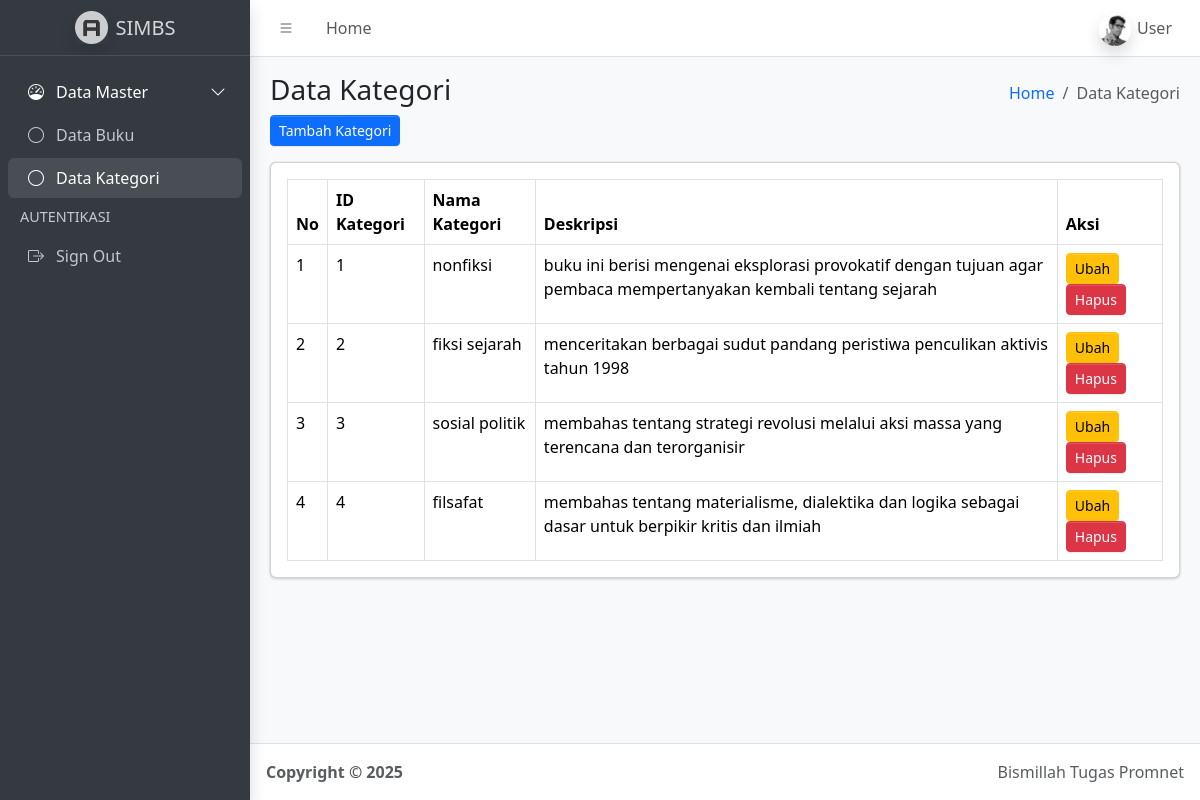
The page /kategori.php on the database its author committed.
### tables this page shows
CREATE TABLE `kategori` (
  `id_kategori` int(11) NOT NULL,
  `nama_kategori` varchar(250) NOT NULL,
  `deskripsi` varchar(400) NOT NULL,
  `tanggal_input` datetime NOT NULL
);

### function.php (called while the page is built, shortened)
<?php
$conn = mysqli_connect("localhost", "root", "", "simbs");
function query($query){
    global $conn;
    $result = mysqli_query($conn, $query);
    $rows = [];
    while($row = mysqli_fetch_assoc($result)){
        $rows[] = $row;
    }
    return $rows;
}

### kategori.php (the view, shortened to what this page needs)
<?php
require 'function.php';
$kategori = query("SELECT * FROM kategori ORDER BY id_kategori ASC");
?>
<!doctype html>
<html lang="en">
  <head>
    <link
      rel="stylesheet"
      href="https://cdn.jsdelivr.net/npm/@fontsource/source-sans-3@5.0.12/index.css"
      media="print"
      onload="this.media='all'"
    />
    <link
      rel="stylesheet"
      href="https://cdn.jsdelivr.net/npm/overlayscrollbars@2.11.0/styles/overlayscrollbars.min.css"
    />
    <link
      rel="stylesheet"
      href="https://cdn.jsdelivr.net/npm/bootstrap-icons@1.13.1/font/bootstrap-icons.min.css"
    />
    <link rel="stylesheet" href="dist/css/adminlte.min.css" />
  </head>
  <body class="layout-fixed sidebar-expand-lg bg-body-tertiary">
    <div class="app-wrapper">
      <nav class="app-header navbar navbar-expand bg-body">
        <div class="container-fluid">
          <ul class="navbar-nav">
            <li class="nav-item">
              <a class="nav-link" data-lte-toggle="sidebar" href="#" role="button">
                <i class="bi bi-list"></i>
              </a>
            </li>
            <li class="nav-item d-none d-md-block">
              <a href="index.php" class="nav-link">Home</a>
            </li>
          </ul>
          <ul class="navbar-nav ms-auto">
            <li class="nav-item dropdown user-menu">
              <a href="#" class="nav-link dropdown-toggle" data-bs-toggle="dropdown">
                <img
                  src="dist/assets/img/user2-160x160.jpg"
                  class="user-image rounded-circle shadow"
                  alt="User Image"
                />
                <span class="d-none d-md-inline">
                  <?= htmlspecialchars($_SESSION['username'] ?? 'User'); ?>
                </span>
              </a>
            </li>
          </ul>
        </div>
      </nav>
      <aside class="app-sidebar bg-body-secondary shadow" data-bs-theme="dark">
        <div class="sidebar-brand">
          <a href="index.php" class="brand-link">
            <img
              src="dist/assets/img/AdminLTELogo.png"
              alt="AdminLTE Logo"
              class="brand-image opacity-75 shadow"
            />
            <span class="brand-text fw-light">SIMBS</span>
          </a>
        </div>
        <div class="sidebar-wrapper">
          <nav class="mt-2">
            <ul
              class="nav sidebar-menu flex-column"
              data-lte-toggle="treeview"
              role="navigation"
              aria-label="Main navigation"
              data-accordion="false"
            >
              <li class="nav-item menu-open">
                <a href="#" class="nav-link active">
                  <i class="nav-icon bi bi-speedometer"></i>
                  <p>
                    Data Master
                  </p>
                </a>
                <ul class="nav nav-treeview">
                  <li class="nav-item">
                    <a href="index.php" class="nav-link">
                      <i class="nav-icon bi bi-circle"></i>
                      <p>Data Buku</p>
                    </a>
                  </li>
                  <li class="nav-item">
                    <a href="kategori.php" class="nav-link active">
                      <i class="nav-icon bi bi-circle"></i>
                      <p>Data Kategori</p>
                    </a>
                  </li>
                </ul>
              </li>
              <li class="nav-header">AUTENTIKASI</li>
              <li class="nav-item">
                <a href="logout.php" class="nav-link">
                  <i class="nav-icon bi bi-box-arrow-right"></i>
                  <p>Sign Out</p>
                </a>
              </li>
            </ul>
          </nav>
        </div>
      </aside>
      <main class="app-main">
        <div class="app-content-header">
          <div class="container-fluid">
            <div class="row">
              <div class="col-sm-6">
                <h3 class="mb-0">Data Kategori</h3>
                <a href="tambah_kategori.php" class="btn btn-primary btn-sm mt-2">Tambah Kategori</a>
              </div>
              <div class="col-sm-6">
                <ol class="breadcrumb float-sm-end">
                  <li class="breadcrumb-item"><a href="index.php">Home</a></li>
                  <li class="breadcrumb-item active">Data Kategori</li>
                </ol>
              </div>
            </div>
          </div>
        </div>
        <div class="app-content">
          <div class="container-fluid">
            <div class="card">
              <div class="card-body">
                <table class="table table-bordered table-hover">
                  <thead>
                    <tr>
                      <th>No</th>
                      <th>ID Kategori</th>
                      <th>Nama Kategori</th>
                      <th>Deskripsi</th>
                      <th>Aksi</th>
                    </tr>
                  </thead>
                  <tbody>
                    <?php if (count($kategori) === 0): ?>
                      <tr>
                        <td colspan="5" class="text-center">Data kategori belum ada.</td>
                      </tr>
                    <?php else: ?>
                      <?php $no = 1; ?>
                      <?php foreach ($kategori as $row): ?>
                        <tr>
                          <td><?= $no++; ?></td>
                          <td><?= $row['id_kategori']; ?></td>
                          <td><?= htmlspecialchars($row['nama_kategori']); ?></td>
                          <td><?= htmlspecialchars($row['deskripsi']); ?></td>
                          <td>
                            <a href="ubah_kategori.php?id=<?= $row['id_kategori']; ?>" class="btn btn-warning btn-sm">Ubah</a>
                            <a href="hapus_kategori.php?id=<?= $row['id_kategori']; ?>"
                               class="btn btn-danger btn-sm"
                               onclick="return confirm('Yakin hapus kategori ini?');">
                               Hapus
                            </a>
                          </td>
                        </tr>
                      <?php endforeach; ?>
                    <?php endif; ?>
                  </tbody>
                </table>
              </div>
            </div>
          </div>
        </div>
      </main>
      <footer class="app-footer">
        <div class="float-end d-none d-sm-inline">Bismillah Tugas Promnet</div>
        <strong>Copyright &copy; 2025</strong>
      </footer>
    </div>
  </body>
</html>

### rows shown on the page
kategori: id_kategori "1", nama_kategori "nonfiksi", deskripsi "buku ini berisi mengenai eksplorasi provokatif dengan tujuan agar pembaca mempertanyakan kembali tentang sejarah"
kategori: id_kategori "2", nama_kategori "fiksi sejarah", deskripsi "menceritakan berbagai sudut pandang peristiwa penculikan aktivis tahun 1998"
kategori: id_kategori "3", nama_kategori "sosial politik", deskripsi "membahas tentang strategi revolusi melalui aksi massa yang terencana dan terorganisir"
kategori: id_kategori "4", nama_kategori "filsafat", deskripsi "membahas tentang materialisme, dialektika dan logika sebagai dasar untuk berpikir kritis dan ilmiah"

### other values the page prints
$_SESSION['username'] "User"
